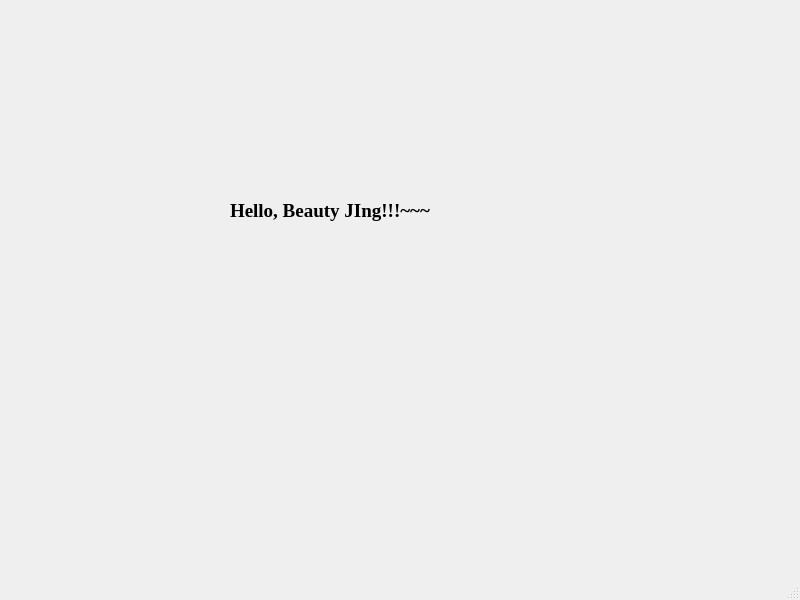
<?xml version="1.0" encoding="UTF-8"?>
<ui version="4.0">
 <class>MainWindow</class>
 <widget class="QMainWindow" name="MainWindow">
  <property name="geometry">
   <rect>
    <x>0</x>
    <y>0</y>
    <width>800</width>
    <height>600</height>
   </rect>
  </property>
  <property name="windowTitle">
   <string>MainWindow</string>
  </property>
  <widget class="QWidget" name="centralwidget">
   <widget class="QLabel" name="label">
    <property name="geometry">
     <rect>
      <x>230</x>
      <y>170</y>
      <width>331</width>
      <height>81</height>
     </rect>
    </property>
    <property name="font">
     <font>
      <family>Times New Roman</family>
      <pointsize>14</pointsize>
      <weight>75</weight>
      <bold>true</bold>
     </font>
    </property>
    <property name="text">
     <string>Hello, Beauty JIng!!!~~~</string>
    </property>
   </widget>
  </widget>
  <widget class="QMenuBar" name="menubar">
   <property name="geometry">
    <rect>
     <x>0</x>
     <y>0</y>
     <width>800</width>
     <height>21</height>
    </rect>
   </property>
  </widget>
  <widget class="QStatusBar" name="statusbar"/>
 </widget>
 <resources/>
 <connections/>
</ui>
